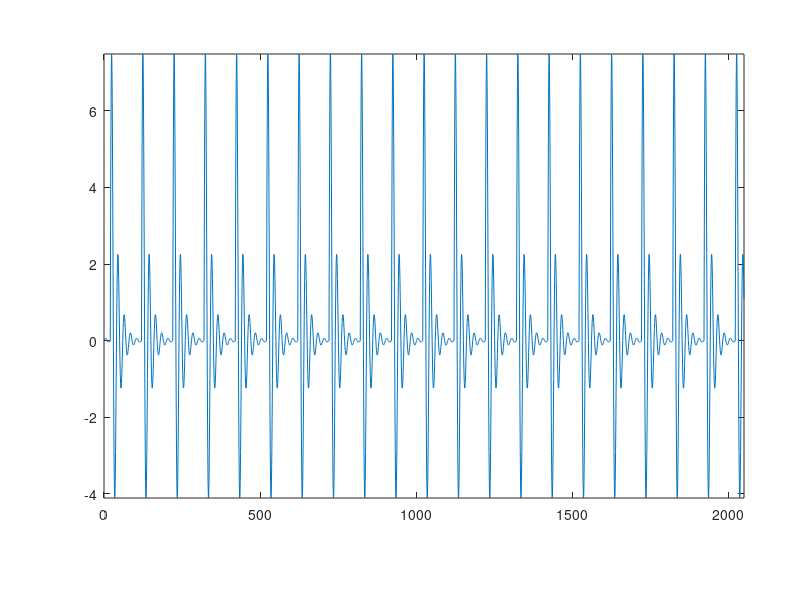

Here is the MATLAB script that generated this plot: (Note: this script raises an error after producing the figure.)
close all
clc
clear
load fz1.mat %x3 is fault data.
load fz1_before_adding_the_noise.mat
NN=2048;% the length of the signal
fs=10000; % sampling rate
t=1/fs;%sampling time
%% original simulation data
figure(1)
plot(x1);
axis([0,2048,-inf,inf]);
set(gcf,'Position',[100 100 380 190]);
set(gca,'Position',[.13 .17 .80 .74]);
figure_FontSize=10;
set(get(gca,'XLabel'),'FontSize',figure_FontSize,'Vertical','top');
set(get(gca,'YLabel'),'FontSize',figure_FontSize,'Vertical','middle');
set(findobj('FontSize',10),'FontSize',figure_FontSize);
set(findobj(get(gca,'Children'),'LineWidth',0.5),'LineWidth',1);
str=strcat('Amplitude/(m/s^2)');
xlabel('Sample Number','FontSize',11,'Fontname','Times New Roman');
ylabel(str,'FontSize',11,'Fontname','Times New Roman')
%%
figure(2)
plot(x3);
axis([0,2048,-inf,inf]);
set(gcf,'Position',[100 100 380 190]);
set(gca,'Position',[.13 .17 .80 .74]);
figure_FontSize=10;
set(get(gca,'XLabel'),'FontSize',figure_FontSize,'Vertical','top');
set(get(gca,'YLabel'),'FontSize',figure_FontSize,'Vertical','middle');
set(findobj('FontSize',10),'FontSize',figure_FontSize);
set(findobj(get(gca,'Children'),'LineWidth',0.5),'LineWidth',1);
str=strcat('Amplitude/(m/s^2)');
xlabel('Sample Number','FontSize',11,'Fontname','Times New Roman');
ylabel(str,'FontSize',11,'Fontname','Times New Roman')

%% SR-ASD method
y=x3';
lam1=3.3514
lam2 =1.1282  % lam1 and lam2 are set based on the noise standard deviation
[x]=SR_ASD(y,lam1,lam2);
figure (4)
plot(x);
axis([0,2048,-inf,inf]);
set(gcf,'Position',[100 100 380 190]);
set(gca,'Position',[.13 .17 .80 .74]);
figure_FontSize=10;
set(get(gca,'XLabel'),'FontSize',figure_FontSize,'Vertical','top');
set(get(gca,'YLabel'),'FontSize',figure_FontSize,'Vertical','middle');
set(findobj('FontSize',10),'FontSize',figure_FontSize);
set(findobj(get(gca,'Children'),'LineWidth',0.5),'LineWidth',1);
str=strcat('Amplitude/(m/s^2)');
 xlabel('Sample Number','FontSize',11,'Fontname','Times New Roman');
 ylabel(str,'FontSize',11,'Fontname','Times New Roman')
%% FFT
ss=x;
yyy=abs(ss);
 y_hht=hilbert(ss);
y_an=abs(y_hht);
y_an=y_an-mean(y_an);
y_an_nfft= 2^nextpow2(length(y_an));%
y_an_ft=fft(y_an,y_an_nfft);%
y_an_f=fs*(0:y_an_nfft/2-1)/y_an_nfft;%
y_an_p=y_an_ft.*conj(y_an_ft)/y_an_nfft;
c=2*abs(y_an_ft(1:y_an_nfft/2))/length(y_an);
d=y_an_p(1:y_an_nfft/2);
N=length(c);
figure(5)
plot(y_an_f(1:N),c(1:N));    
set(gcf,'Position',[100 100 380 190]);
set(gca,'Position',[.16 .20 .80 .74]);
figure_FontSize=10;
set(get(gca,'XLabel'),'FontSize',figure_FontSize,'Vertical','top');
set(get(gca,'YLabel'),'FontSize',figure_FontSize,'Vertical','middle');
set(findobj('FontSize',10),'FontSize',figure_FontSize);
set(findobj(get(gca,'Children'),'LineWidth',0.5),'LineWidth',1);
 str=strcat('Amplitude/(m/s^2)');
 xlabel('Frequency/Hz','FontSize',10,'Fontname','Times New Roman');
 ylabel(str,'FontSize',10,'Fontname','Times New Roman')
 %axis([0,2048,-inf,inf]);

